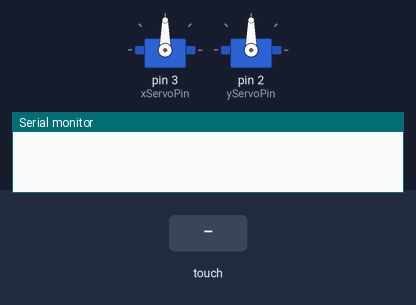
Bench run of a sketch on a simulated Arduino Uno, built with avr-gcc and run on an emulated ATmega328P. On the bench: 2 × servo, the last lines printed to the serial monitor. Inputs (shaded band) come from the test bench.

Above: at 1.2 s.
1.3 s: touch panel pressed at 38 % / 10 % of its raw x / y range
At 2.4 s:
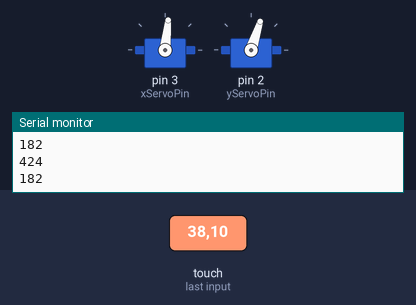
2.9 s: touch panel pressed at 13 % / 10 % of its raw x / y range
At 4.1 s:
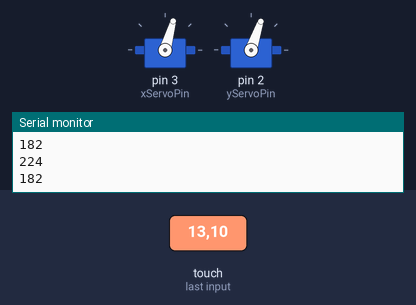
4.4 s: touch panel pressed at 62 % / 10 % of its raw x / y range
At 5.3 s:
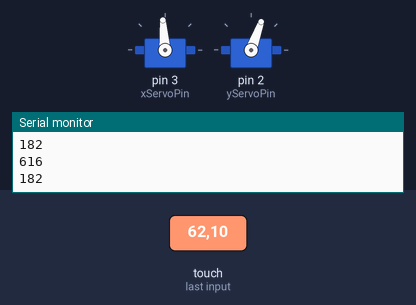
5.9 s: touch panel pressed at 13 % / 30 % of its raw x / y range
At 7.1 s:
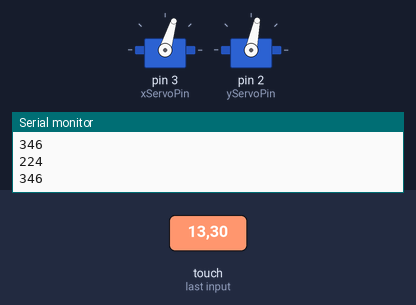
7.4 s: touch panel pressed at 13 % / 50 % of its raw x / y range
At 8.6 s:
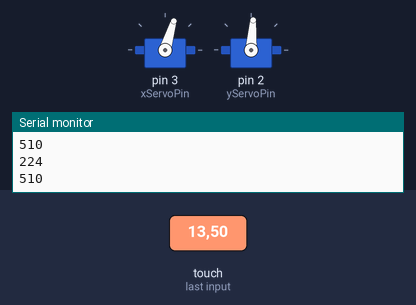
8.9 s: touch panel pressed at 87 % / 50 % of its raw x / y range
At 9.9 s:
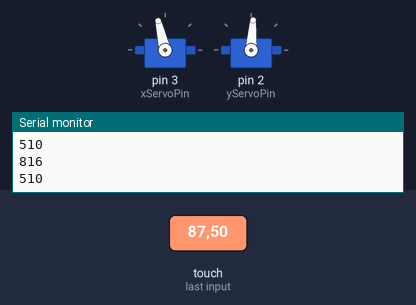
Timing chart, 0 to 11.4 s (numbered marks = the images above; inputs shaded):
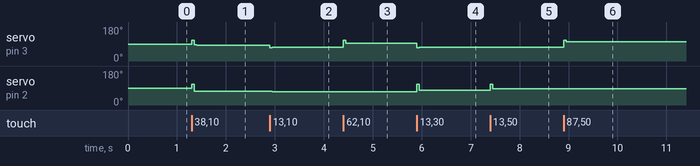

The sketch:

final.ino
```cpp
#include<Servo.h>
#include"TouchScreen.h"
#include<PID_v1.h>

Servo ServoX, ServoY;
 int yServoPin = 2;
 int xServoPin = 3;


int XP = A0;
int YP = A1;
int XM = A2;
int YM = A3;
TouchScreen ts = TouchScreen(XP, YP, XM, YM, 711);

double Input1;
double Output1;
double Setpoint1;
float Kp1 = 0.05;
float Ki1 = 0.02;
float Kd1 = 0.03;
double Input2;
double Output2;
double Setpoint2;
float Kp2 = 0.05;
float Ki2 = 0.02;
float Kd2 = 0.03;

PID PID1(&Input1, &Output1, &Setpoint1, Kp1, Ki1, Kd1, REVERSE);

PID PID2(&Input2, &Output2, &Setpoint2, Kp2, Ki2, Kd2, REVERSE);
void setup() {
  Serial.begin(9600);
  // put your setup code here, to run once:
ServoX.attach(xServoPin);
ServoY.attach(yServoPin);
Output1=90;
Output2=90;

PID1.SetMode(AUTOMATIC);
PID1.SetOutputLimits(70, 110);
PID1.SetSampleTime(40);


PID2.SetMode(AUTOMATIC);
PID2.SetOutputLimits(70, 110);
PID2.SetSampleTime(40);
}
void loop() {
  // put your main code here, to run repeatedly:
TSPoint p = ts.getPoint();
//TSPoint p = ts.pressureThreshhold();
if(p.z > 1){
Input1 = p.x;
Setpoint1 = 520;
PID1.Compute();
ServoX.write(Output1);
}

if(p.z>0){
Setpoint2 = 520;
Input2 = p.y;
 PID2.Compute();

  ServoY.write(Output2);
Serial.println(p.x);
Serial.println(p.y);
//Serial.println(Input1);
//Serial.println(Output1);
//Serial.println(Input2);
//Serial.println(Output2);

 delay(50);
}
 }
```

Measured:
- after the input at 1.3 s, servo on pin 3 (xServoPin): 90° → 84° at once; servo on pin 2 (yServoPin): 90° → 72° at once
- after the input at 2.9 s, servo on pin 3 (xServoPin): 84° → 74° at once; servo on pin 2 (yServoPin): 72° → 71° after 0.05 s
- after the input at 4.4 s, servo on pin 3 (xServoPin): 74° → 94° at once; servo on pin 2 (yServoPin): 71° → 70° after 0.05 s
- after the input at 5.9 s, servo on pin 3 (xServoPin): 94° → 73° at once; servo on pin 2 (yServoPin): 70° → 78° at once
- after the input at 7.4 s, servo on pin 2 (yServoPin): 78° → 86° at once
- after the input at 8.9 s, servo on pin 3 (xServoPin): 73° → 103° at once
